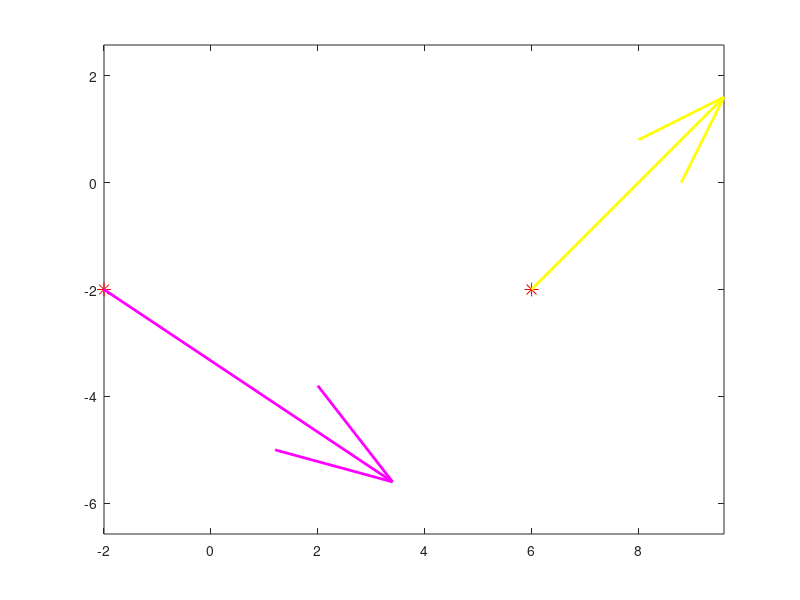

Recreate this plot in MATLAB. (Note: this script raises an error after producing the figure.)
clc; clear; close all;

px = [-2 6];
py = [-2 -2];

plot(px, py, '*r', 'MarkerSize', 10)
hold on 

vx = [6 4];
vy = [-4 4];

quiver(px(1), py(1), vx(1), vy(1), 'm', 'LineWidth', 2)
hold on
quiver(px(2), py(2), vx(2), vy(2), 'y', 'LineWidth', 2)
hold on

axis equal

t1 = 0;
t2 = 1;
syms t a3 a2 a1 a0

fx(t) = a3*t^3+a2*t^2+a1*t+a0;
fxd = diff(fx, t);
ex = [px(1) == fx(t1), ...
      px(2) == fx(t2), ...
      vx(1) == fxd(t1), ...
      vx(2) == fxd(t2)];
sx = solve(ex, [a3 a2 a1 a0]);
cx = subs(fx, [a3 a2 a1 a0], [sx.a3 sx.a2 sx.a1 sx.a0]);

syms b3 b2 b1 b0
fy(t) = b3*t^3+b2*t^2+b1*t+b0;
fyd = diff(fy, t);
ey = [py(1) == fy(t1), ...
      py(2) == fy(t2), ...
      vy(1) == fyd(t1),...
      vy(2) == fyd(t2)];
sy = solve(ey, [b3 b2 b1 b0]);
cy = subs(fy, [b3 b2 b1 b0], [sy.b3 sy.b2 sy.b1 sy.b0]);

fplot(cx, cy, [t1 t2], 'g', 'LineWidth', 2)
hold on

hpx = [px(2) 14];
hpy = [py(2) -4];

hvx = [vx(2) 3];
hvy = [vy(2) 0];

plot(hpx, hpy, '.k', 'MarkerSize', 10)
hold on

quiver(hpx(1), hpy(1), hvx(1), hvy(1), '--k', 'LineWidth', 2)

quiver(hpx(2), hpy(2), hvx(2), hvy(2), '--k', 'LineWidth', 2)

t3 = 0;
t4 = 2;

syms c3 c2 c1 c0
hfx(t) = c3*t^3+c2*t^2+c1*t+c0;
hfxd(t) = diff(hfx);
hex = [hpx(1) == hfx(t3), ...
       hpx(2) == hfx(t4), ...
       hvx(1) == hfxd(t3), ...
       hvx(2) == hfxd(t4)];
hsx = solve(hex, [c3 c2 c1 c0]);
hcx = subs(hfx, [c3 c2 c1 c0], [hsx.c3 hsx.c2 hsx.c1 hsx.c0]);

syms d3 d2 d1 d0
hfy(t) = d3*t^3+d2*t^2+d1*t+d0;
hfyd(t) = diff(hfy);
hey = [hpy(1) == hfy(t3), ...
       hpy(2) == hfy(t4), ...
       hvy(1) == hfyd(t3), ...
       hvy(2) == hfyd(t4)];
hsy = solve(hey, [d3 d2 d1 d0]);
hcy = subs(hfy, [d3 d2 d1 d0], [hsy.d3 hsy.d2 hsy.d1 hsy.d0]);

fplot(hcx, hcy, [t3 t4], 'r', 'LineWidth', 2)



